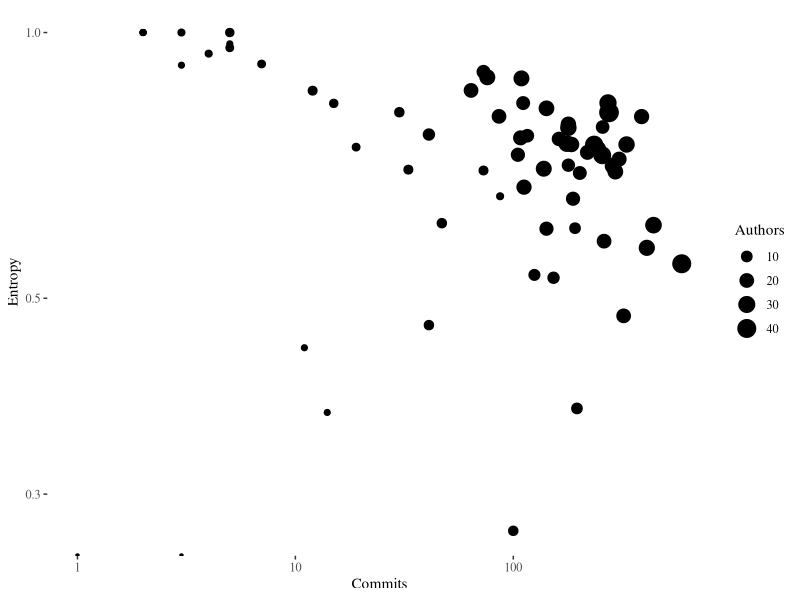
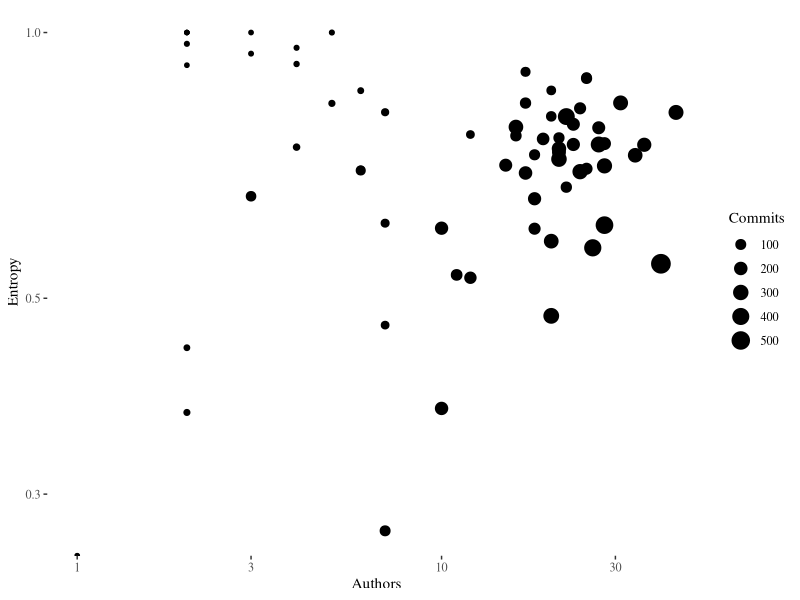

These figures' R source, in order:
## ---- chunk 1
library(ggplot2)
library(ggthemes)
entropy <- read.csv("../data/file-entropy.csv")
entropy.c <- read.csv("../data/current-files.csv")
entropy.r <- read.csv("../data/perl6-rakudo-current-files.csv")

## ---- chunk 2
commits.t <- read.csv("../data/commits.csv")
commits.t$Month <- as.Date(commits.t$Month)
ggplot(commits.t, aes(x=Commits,y=Entropy,size=Authors))+geom_point()+scale_x_log10()+scale_y_log10()+theme_tufte()
ggplot(commits.t, aes(x=Authors,y=Entropy,size=Commits))+geom_point()+scale_x_log10()+scale_y_log10()+theme_tufte()
